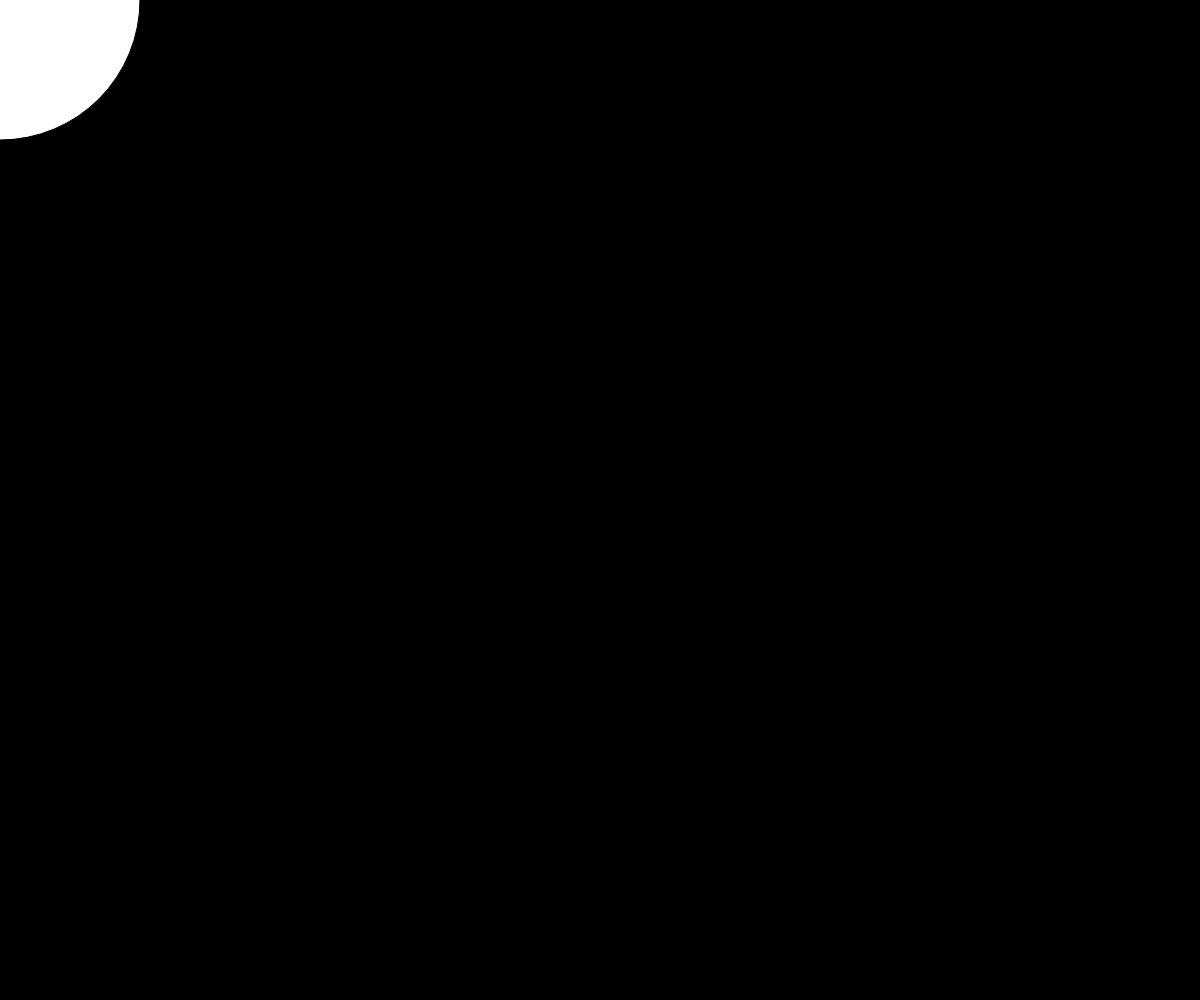
Frame 1 (no input)
Frame 60 (no input): identical to frame 1, image omitted
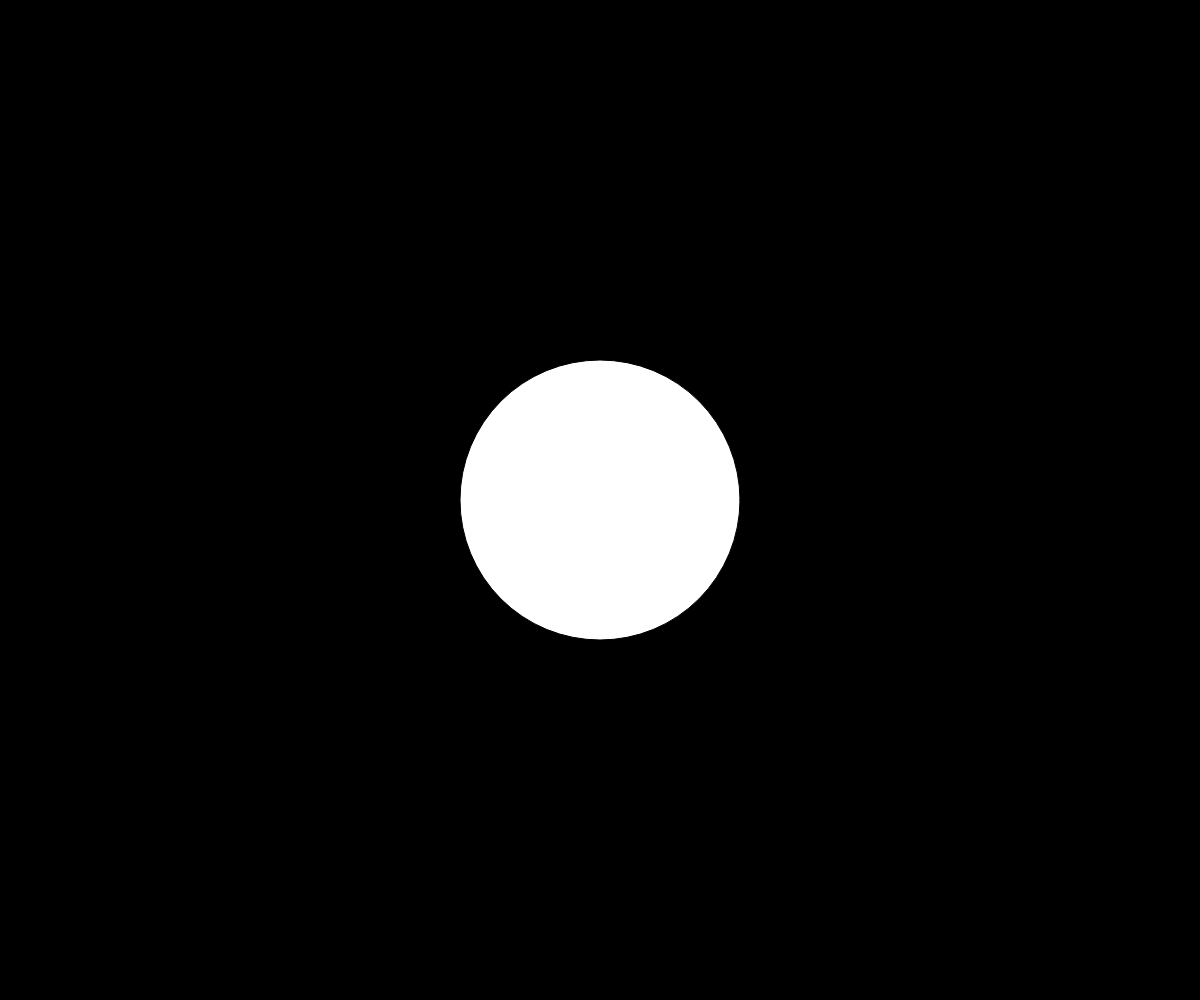
Frame 120 (the mouse pressed at the canvas centre since frame 60)

The p5.js sketch that drew these frames (run headless with seeded random() and noise() and a simulated clock; from frame 60 on, the mouse is pressed at the canvas centre):

// p5.js sketch
// ── sketch.js
/*
    title: Where is art? 
    author: LenaMK
    date: 2023-01-13
    description: rechercher le texte "Art is here", la souris est un cercle blanc qui révèle le texte en noir sur fond noir. L'emplacement du texte est différent (random) à chaque fois qu'on charge la page
    inpiration: effet lampe de poche; tel un spéléologue dans une grotte. Discussions dans le cours sur qu'est-ce que c'est l'art, et "où" il se trouve
    initial code inspired by: https://www.geeksforgeeks.org/p5-js-displaywidth-variable/

*/

// Art position
var x, y
var art = "Art is here."
var fontsize = 35
var font = 'BagnardRegular'
var artWidth, artHeight, artAscent, artDescent

function setup() { 
    // le canevas fait la taille de la fenêtre du navigateur (ne recharge pas en cas de modification de la taille de la fenêtre)
    createCanvas(windowWidth, windowHeight); 
  
    textSize(fontsize); 
    textFont(font) 

    artWidth = textWidth(art)
    artAscent = textAscent()
    artDescent = textDescent()

    console.log("size: "+artWidth+" "+artAscent+" "+artDescent)

    artHeight = artAscent+artDescent

    setArt();

    noCursor(); //enlève la souris, voir si c'est à garder vu qu'on ajoute une interaction avec un clic
} 

function setArt(){
    // ajuster les valeurs intiales 
    x = random(0, windowWidth-artWidth) 
    y = random(0, windowHeight-artHeight)
}


//function mousePressed() by p5
// The coding Train https://www.youtube.com/watch?v=DEHsr4XicN8
// dist(x,y, mouseX, mouseY)
function mousePressed() {
    //reste à set art seulement quand le cercle est sur Art
    var d = dist(mouseX, mouseY, x, y)
    setArt();
}

function draw() { 
     
    background(0o0); //à aller voir: fonctionnement des codes couleurs, 000 donnait une erreur


    circle(mouseX, mouseY, 280, 280); 
    //quel support pour tablette/touch? ok mais erreur dans taille de navigateur

    text(art, x, y); 

    text.clicked = function() {}


} 


// Pour changer la taille du canevas si la taille de la fenêtre est modifiée.
// source: https://stackoverflow.com/questions/68029286/how-do-i-make-the-canvas-perfectly-fit-to-the-window-size-in-p5
function windowResized() {
  resizeCanvas(windowWidth, windowHeight);
  setArt()
}
